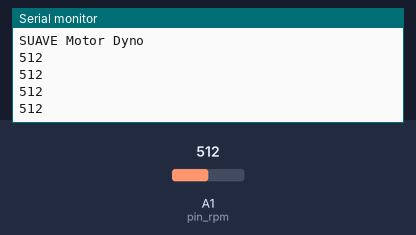
A sketch run on a simulated Arduino Uno, built with avr-gcc and run on an emulated ATmega328P. Shown: the last lines printed to the serial monitor. The inputs (shaded band) are chosen by the test bench; at power-on: A1 (pin_rpm) = 512.

Above: at 1.2 s.
1.3 s: A1 (pin_rpm) set to 716
At 1.71 s:
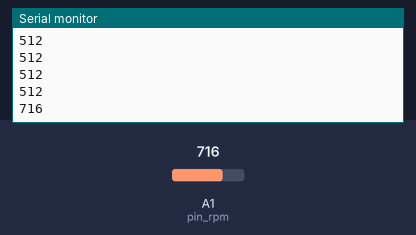
2.8 s: A1 (pin_rpm) set to 900
At 2.91 s:
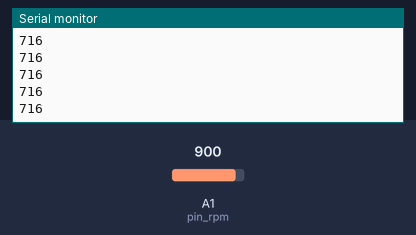
Timing chart, 0 to 5.8 s (numbered marks = the images above; inputs shaded):
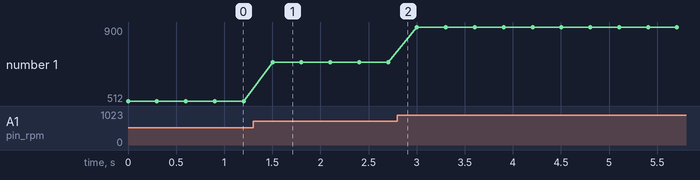

Measured:
- after the input at 1.3 s, the serial monitor: prints a new line after 0.20 s (image 1)
- plotted number 1: 512 → 716 after the input at 1.3 s, 716 → 900 after the input at 2.8 s

The sketch:

RPM_Calibration.ino
```cpp
/**
Elias Wu and Trent Lukaczyk
October 2015


**/

// ------------------------------------------------------------------------------
//   INCLUDES
// ------------------------------------------------------------------------------

#include <Wire.h>
#include <Adafruit_ADS1015.h>
#include <HX711.h>
#include <Servo.h>


// ------------------------------------------------------------------------------
//   GLOBALS
// ------------------------------------------------------------------------------

// Servo driver for throttle
#define PWM_THROTTLE_LOW  1000
#define PWM_THROTTLE_HIGH 2000
Servo servo_throttle;

// RPM sensor
#define RPM_NUMBER_CHANGES 5
#define RPM_TIMEOUT        1000000 // [us]
#define RPM_HIGH_THRESHOLD 300

// Pins definitions
int pin_throttle         = 9;
int pin_rpm              = A1;

// ------------------------------------------------------------------------------
//   SETUP
// ------------------------------------------------------------------------------

void setup() {

  // Run serial interface
  Serial.begin(38400);

  // Startup
  Serial.println("SUAVE Motor Dyno");

  // Set analog pin reference voltage
  analogReference(DEFAULT);

}


// ------------------------------------------------------------------------------
//   LOOP
// ------------------------------------------------------------------------------

void loop() {

  // RPM Pin
  Serial.println( analogRead(pin_rpm) );

  // RPM
//  Serial.print("RPM: ");
//  Serial.println( measure_rpm() );

  delay(300);

}


// Measure RPM
unsigned measure_rpm(){

  int changes  = 0;
  unsigned rpm = 0;
  bool timeOut = false;

  // get current time
  long currtime = micros();

  while(changes < RPM_NUMBER_CHANGES && !timeOut){
    if((micros()-currtime)>RPM_TIMEOUT)
      timeOut = true;
    delayMicroseconds(1);

    if(analogRead(pin_rpm) < RPM_HIGH_THRESHOLD){

      while(analogRead(pin_rpm) < RPM_HIGH_THRESHOLD && !timeOut){
        if((micros()-currtime)>RPM_TIMEOUT)
          timeOut = true;
        delayMicroseconds(1);

      }
      if(analogRead(pin_rpm) > RPM_HIGH_THRESHOLD){
        if(changes == 0)
          currtime = micros();
        changes ++;
      }
    }
  }
  if (changes == RPM_NUMBER_CHANGES){
    rpm = (((changes-1)* 60 * 1000000)/(micros()-currtime));
  }
  return rpm;

}
```
